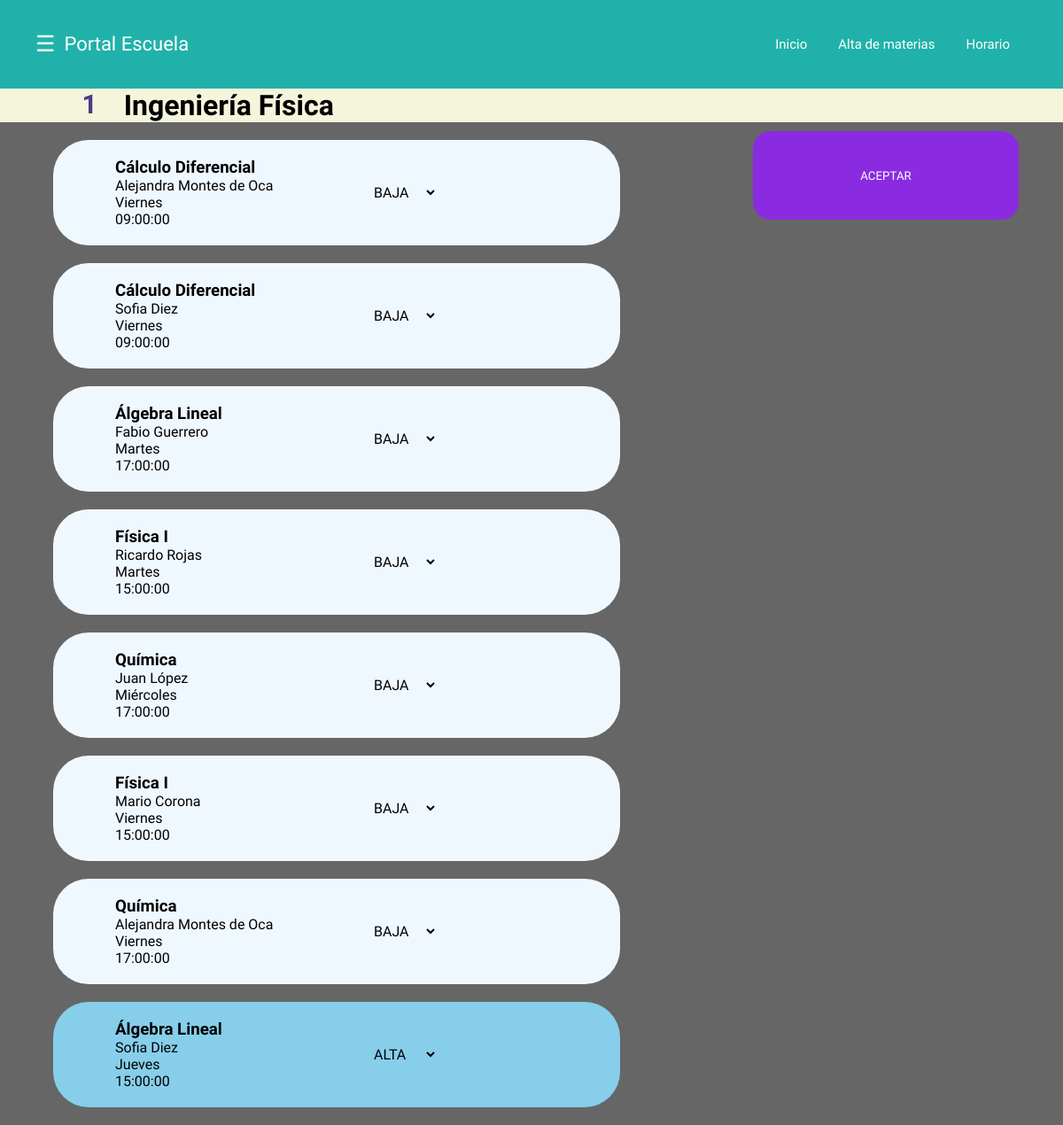
The app's page /Pregistro_materias.php?matricula=167287 with its own data.
### tables this page shows
CREATE TABLE `alumnos` (
  `Matricula` int(11) NOT NULL,
  `Nombre` varchar(30) NOT NULL,
  `Apellido` varchar(30) NOT NULL,
  `Correo` varchar(30) NOT NULL,
  `Password` varchar(30) NOT NULL,
  `Facultad` varchar(30) NOT NULL,
  `Semestre` int(11) NOT NULL,
  `Carrera` varchar(40) NOT NULL,
  `Imagen` varchar(30) NOT NULL
);

CREATE TABLE `horario` (
  `IdHorario` int(11) NOT NULL,
  `Carrera` varchar(40) NOT NULL,
  `Semestre` int(11) NOT NULL,
  `Materia` varchar(40) NOT NULL,
  `IdProfe` int(11) NOT NULL,
  `Dia` varchar(30) NOT NULL,
  `Hora` time NOT NULL
);

CREATE TABLE `profesores` (
  `IdProfe` int(11) NOT NULL,
  `NombreProfe` varchar(40) NOT NULL,
  `ApellidoProfe` varchar(40) NOT NULL
);

### Pregistro_materias.php (the view, shortened to what this page needs)
<!DOCTYPE html>
<html>
<head>
	<link rel="stylesheet" href="Cregistro_materias.css">
</head>
<body>
	<?php
	$bd=new mysqli("localhost","id20895239_uaqximeinfo","Baka baka01$","id20895239_alumnos");
	$matricula=$_GET['matricula'];
	$query=mysqli_query($bd,"SELECT Semestre, Carrera FROM alumnos WHERE Matricula=$matricula");
	$datos=mysqli_fetch_array($query);
	$semestre=$datos['Semestre'];
	$carrera=$datos['Carrera'];
	?>
<header class="header">
		<div class="container">
		<div class="btn-menu">
			<label for="btn-menu">☰</label>
		</div>
			<div class="logo">
				<h1>Portal Escuela</h1>
			</div>
			<nav class="menu">
				<a href="<?php echo"Pprincipal.php?matricula=$matricula"?>">Inicio</a>
				<a href="<?php echo"Pregistro_materias.php?matricula=$matricula"?>">Alta de materias</a>
				<a href="<?php echo"Phorario.php?matricula=$matricula"?>">Horario</a>
			</nav>
		</div>
	</header>
<form name="formulario" action="registrar.php" method="get">
<div class="materias_de">
			<h3><?php echo $semestre?></h3>
			<h1><?php echo $carrera?></h1>
	<input type="submit" name="aceptar_todo" value="ACEPTAR" id="aceptar_todo">
		</div>
	<?php
	$query_horario=mysqli_query($bd,"SELECT * FROM horario WHERE Semestre='$semestre' AND Carrera='$carrera'");
	while ($horario=mysqli_fetch_array($query_horario)) {
			$profe=$horario['IdProfe'];
			$idhorario_existente=$horario['IdHorario'];
			$query_profe=mysqli_query($bd,"SELECT * FROM profesores WHERE IdProfe=$profe");
			$datos_profe=mysqli_fetch_array($query_profe);
		$query_cargahoraria=mysqli_query($bd,"SELECT IdHorario FROM cargahoraria WHERE IdHorario=$idhorario_existente");
		$existente=mysqli_fetch_array($query_cargahoraria);
		$cambia="ALTA";
		if(!$existente){
			$color="aliceblue";
			$cambia="BAJA";
		}
		else{
			$color="skyblue";
		}
			?>
		<div class="opcion" style="background-color: <?php echo $color; ?>;">
		<div class="detalles_opcion">
		<h3><?php echo $horario['Materia'];?></h3>
		<p><?php echo $datos_profe['NombreProfe']." ". $datos_profe['ApellidoProfe'];?></p>
		<p><?php echo $horario['Dia'];?></p>
		<p><?php echo $horario["Hora"];?></p>
		</div>
			<div class="seleccion">
			<select name="estado_<?php echo $idhorario_existente; ?>" id="estado">
				<option name="accion1"><?php echo $cambia?></option>
			</select>
			</div>
			</div>
	<?php
	}
	?>
</form>
</body>
</html>

### Cregistro_materias.css (style rules this page uses)
* { margin: 0; padding: 0; box-sizing: border-box; font-family: 'Montserrat Alternates', sans-serif; }
body { background-image: url(https://amqueretaro.com/wp-content/uploads/2019/12/uaq-2.jpg); }
.header { height: 100px; background-color: lightseagreen; }
.container { margin: 0px 40px 0px 40px; }
.container .btn-menu, .logo { float: left; line-height:100px; }
.container .btn-menu label { color: #fff; font-size: 25px; cursor: pointer; }
.logo h1 { color: #fff; font-weight: 400; font-size: 22px; margin-left: 10px; }
.container .menu { float: right; line-height:70px; display: flex; justify-items: center; align-items: center; }
.container .menu a { display: inline-block; padding: 15px; text-decoration: none; color: #fff; transition: all 0.3s ease; font-size: 15px; margin-right: 5px; }
form .materias_de h3 { float:left; font-size: 30px; padding: 0px 30px 0px 30px; color: darkslateblue; }
.materias_de { background-color: beige; margin:0; }
.opcion { margin:20px 500px 20px 60px; background-color: skyblue; border-radius: 40px; padding:20px 0px 20px 70px; display: flex; }
.detalles_opcion { width: 40%; }
.seleccion { margin-left: 60px; align-self: center; justify-self: center; cursor: pointer; }
#estado { background-color: transparent; border: none; padding: 0 1em 0 0; margin: 0; width: 100%; font-size: inherit; }
#aceptar_todo { width: 300px; height: 100px; border-style: none; align-self: center; justify-self: center; background-color: blueviolet; color:white; border-radius: 20px; margin: 10px 50px 10px 0px; cursor: pointer; float: right; }

### records on screen
alumnos: Semestre "1", Carrera "Ingeniería Física"
horario: Materia "Cálculo Diferencial", IdProfe.NombreProfe "Alejandra", IdProfe.ApellidoProfe "Montes de Oca", Dia "Viernes", Hora "09:00:00", IdHorario "BAJA"
horario: Materia "Cálculo Diferencial", IdProfe.NombreProfe "Sofia", IdProfe.ApellidoProfe "Diez", Dia "Viernes", Hora "09:00:00", IdHorario "BAJA"
horario: Materia "Álgebra Lineal", IdProfe.NombreProfe "Fabio", IdProfe.ApellidoProfe "Guerrero", Dia "Martes", Hora "17:00:00", IdHorario "BAJA"
horario: Materia "Física I", IdProfe.NombreProfe "Ricardo", IdProfe.ApellidoProfe "Rojas", Dia "Martes", Hora "15:00:00", IdHorario "BAJA"
horario: Materia "Química", IdProfe.NombreProfe "Juan", IdProfe.ApellidoProfe "López", Dia "Miércoles", Hora "17:00:00", IdHorario "BAJA"
horario: Materia "Física I", IdProfe.NombreProfe "Mario", IdProfe.ApellidoProfe "Corona", Dia "Viernes", Hora "15:00:00", IdHorario "BAJA"
horario: Materia "Química", IdProfe.NombreProfe "Alejandra", IdProfe.ApellidoProfe "Montes de Oca", Dia "Viernes", Hora "17:00:00", IdHorario "BAJA"
horario: Materia "Álgebra Lineal", IdProfe.NombreProfe "Sofia", IdProfe.ApellidoProfe "Diez", Dia "Jueves", Hora "15:00:00", IdHorario "ALTA"
